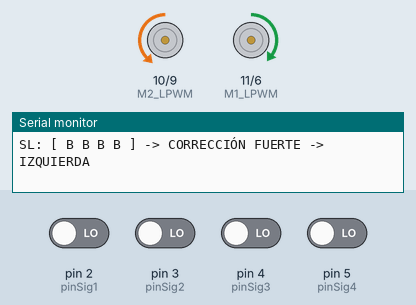
A sketch run on a simulated Arduino Nano, built with avr-gcc and run on an emulated ATmega328P. Shown: motor-driver pin pairs drawn as motors (green arrow = first pin HIGH = forward, orange = second pin HIGH = backward, longer = more drive), the last lines printed to the serial monitor. The inputs (shaded band) are chosen by the test bench; at power-on: pin 2 (pinSig1), pin 3 (pinSig2), pin 4 (pinSig3), pin 5 (pinSig4) LOW.

Above: at 1.2 s.
1.3 s: pin 2 (pinSig1) driven HIGH
At 1.9 s:
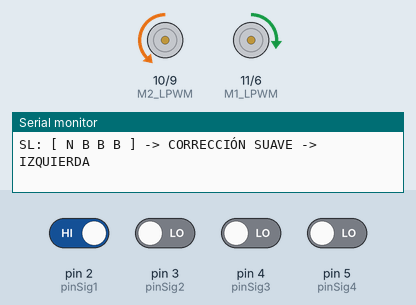
2.8 s: pin 3 (pinSig2) driven HIGH
At 3.5 s:
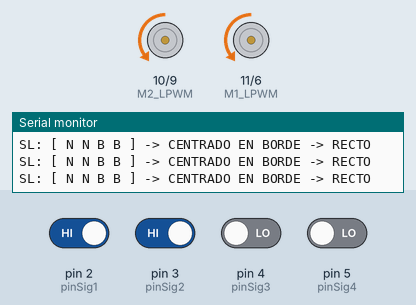
4.3 s: pin 4 (pinSig3) driven HIGH
At 4.7 s:
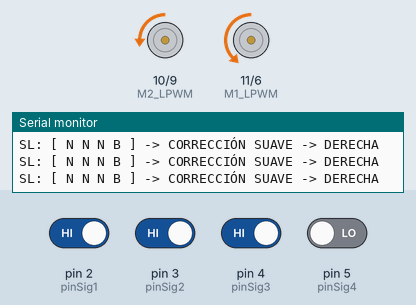
5.8 s: pin 5 (pinSig4) driven HIGH
At 6.9 s:
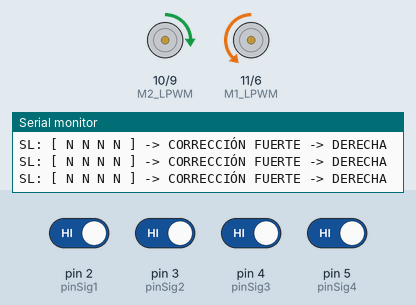
7.3 s: pin 2 (pinSig1) driven LOW
At 8.0 s:
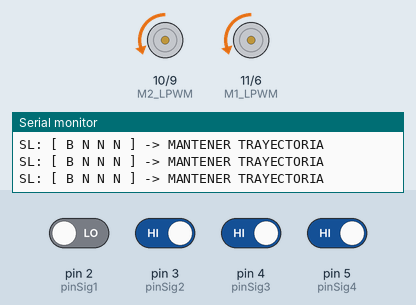
Timing chart, 0 to 10.3 s (numbered marks = the images above; inputs shaded):
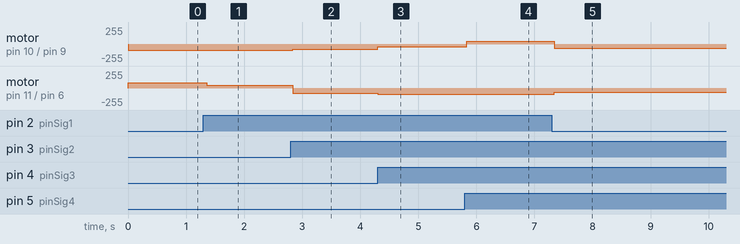

The sketch:

carrera1.ino
```cpp
// ================================================================
// SEGUIDOR DE BORDE INTERNO (LÍNEA ROJA) - ARDUINO NANO
// ================================================================

// Pines Digitales de los 4 Sensores Sigue-Líneas
const int pinSig1 = 2; // D2 (Extremo Izquierdo)
const int pinSig2 = 3; // D3 (Medio Izquierdo)
const int pinSig3 = 4; // D4 (Medio Derecho)
const int pinSig4 = 5; // D5 (Extremo Derecho)

// Estados de Color
const int BLANCO = LOW;
const int NEGRO  = HIGH;

// Pines de Motores
const int M1_RPWM = 6;  // Motor Izquierdo (Avance)
const int M1_LPWM = 11; // Motor Izquierdo (Atras)
const int M2_RPWM = 9;  // Motor Derecho (Avance)
const int M2_LPWM = 10; // Motor Derecho (Atras)

// Velocidades
const int VEL_BASE = 80;
const int VEL_GIRO = 90;

// Estado del giro especial
bool girandoCurva = false;


void setup() {

  Serial.begin(9600);

  // Configuración Sensores
  pinMode(pinSig1, INPUT);
  pinMode(pinSig2, INPUT);
  pinMode(pinSig3, INPUT);
  pinMode(pinSig4, INPUT);

  // Configuración Salidas de Motores
  pinMode(M1_RPWM, OUTPUT);
  pinMode(M1_LPWM, OUTPUT);
  pinMode(M2_RPWM, OUTPUT);
  pinMode(M2_LPWM, OUTPUT);

  pararMotores();

  Serial.println("--- Seguidor de Borde Interno Inicializado ---");
}


void loop() {

  // Lectura de los 4 Sensores
  int L1 = digitalRead(pinSig1); // Extremo Izq
  int L2 = digitalRead(pinSig2); // Medio Izq
  int L3 = digitalRead(pinSig3); // Medio Der
  int L4 = digitalRead(pinSig4); // Extremo Der


  // Diagnóstico Serial
  Serial.print("SL: [ ");
  Serial.print(L1 == NEGRO ? "N " : "B ");
  Serial.print(L2 == NEGRO ? "N " : "B ");
  Serial.print(L3 == NEGRO ? "N " : "B ");
  Serial.print(L4 == NEGRO ? "N " : "B ");
  Serial.print("] -> ");


  // ================================================================
  // DETECCIÓN DE LA CURVA
  // ================================================================
  //
  // Combinación:
  // [ B, N, B, B ]
  //
  // Esto indica que el robot llegó a la curva cerrada.
  //

  if (!girandoCurva &&
      L1 == BLANCO &&
      L2 == NEGRO &&
      L3 == BLANCO &&
      L4 == BLANCO) {

    girandoCurva = true;

    Serial.println("CURVA DETECTADA -> INICIANDO GIRO");
  }


  // ================================================================
  // GIRO SOBRE EL PROPIO EJE
  // ================================================================

  if (girandoCurva) {

    // Cuando volvemos a encontrar:
    // [ N, N, B, B ]
    //
    // significa que el robot volvió a quedar
    // correctamente ubicado sobre el borde.

    if (L1 == NEGRO &&
        L2 == NEGRO &&
        L3 == BLANCO &&
        L4 == BLANCO) {

      girandoCurva = false;

      motor1Adelante(VEL_BASE);
      motor2Adelante(VEL_BASE);

      Serial.println("CURVA TERMINADA -> RECTO");

    }

    else {

      // ============================================================
      // GIRO SOBRE EL PROPIO EJE
      // ============================================================
      //
      // Motor izquierdo: ATRÁS
      // Motor derecho:   ADELANTE
      //
      // Esto hace que el robot gire prácticamente sobre su centro.
      //

      motor1Atras(VEL_GIRO);
      motor2Adelante(VEL_GIRO);

      Serial.println("GIRANDO SOBRE EL EJE");
    }
  }


  // ================================================================
  // LÓGICA NORMAL DE BORDE INTERNO
  // ================================================================

  else {

    // CASO 1: Centrado Perfecto en la frontera [ N, N, B, B ]
    if (L1 == NEGRO &&
        L2 == NEGRO &&
        L3 == BLANCO &&
        L4 == BLANCO) {

      motor1Adelante(VEL_BASE);
      motor2Adelante(VEL_BASE);

      Serial.println("CENTRADO EN BORDE -> RECTO");
    }


    // CASO 2: Ligera desviación hacia la calle blanca [ N, B, B, B ]
    else if (L1 == NEGRO &&
             L2 == BLANCO &&
             L3 == BLANCO &&
             L4 == BLANCO) {

      motor1Atras(VEL_GIRO / 2);
      motor2Adelante(VEL_GIRO);

      Serial.println("CORRECCIÓN SUAVE -> IZQUIERDA");
    }


    // CASO 3: Totalmente en la calle blanca [ B, B, B, B ]
    else if (L1 == BLANCO &&
             L2 == BLANCO &&
             L3 == BLANCO &&
             L4 == BLANCO) {

      motor1Atras(VEL_BASE);
      motor2Adelante(VEL_GIRO);

      Serial.println("CORRECCIÓN FUERTE -> IZQUIERDA");
    }


    // CASO 4: Ligera desviación hacia el centro negro [ N, N, N, B ]
    else if (L1 == NEGRO &&
             L2 == NEGRO &&
             L3 == NEGRO &&
             L4 == BLANCO) {

      motor1Adelante(VEL_GIRO);
      motor2Adelante(VEL_BASE / 2);

      Serial.println("CORRECCIÓN SUAVE -> DERECHA");
    }


    // CASO 5: Totalmente en el centro negro [ N, N, N, N ]
    else if (L1 == NEGRO &&
             L2 == NEGRO &&
             L3 == NEGRO &&
             L4 == NEGRO) {

      motor1Adelante(VEL_GIRO);
      motor2Atras(VEL_BASE / 2);

      Serial.println("CORRECCIÓN FUERTE -> DERECHA");
    }


    // CASO EXTRA: Cualquier otra combinación intermedia
    else {

      motor1Adelante(VEL_BASE - 20);
      motor2Adelante(VEL_BASE - 20);

      Serial.println("MANTENER TRAYECTORIA");
    }
  }

  delay(15);
}


// ================================================================
// FUNCIONES AUXILIARES DE CONTROL DE MOTORES
// ================================================================

void motor1Adelante(int velocidad) {
  analogWrite(M1_RPWM, velocidad);
  analogWrite(M1_LPWM, 0);
}

void motor1Atras(int velocidad) {
  analogWrite(M1_RPWM, 0);
  analogWrite(M1_LPWM, velocidad);
}

void motor2Adelante(int velocidad) {
  analogWrite(M2_RPWM, velocidad);
  analogWrite(M2_LPWM, 0);
}

void motor2Atras(int velocidad) {
  analogWrite(M2_RPWM, 0);
  analogWrite(M2_LPWM, velocidad);
}

void pararMotores() {
  analogWrite(M1_RPWM, 0);
  analogWrite(M1_LPWM, 0);
  analogWrite(M2_RPWM, 0);
  analogWrite(M2_LPWM, 0);
}
```

Measured:
- after the input at 1.3 s, motor on pin 11 (M1_LPWM) / pin 6 (M1_RPWM): forward 80/255 → forward 45/255 after 0.05 s
- after the input at 2.8 s, motor on pin 10 (M2_LPWM) / pin 9 (M2_RPWM): backward 90/255 → backward 80/255 at once; motor on pin 11 (M1_LPWM) / pin 6 (M1_RPWM): forward 45/255 → backward 80/255 at once
- after the input at 4.3 s, motor on pin 10 (M2_LPWM) / pin 9 (M2_RPWM): backward 80/255 → backward 40/255 at once; motor on pin 11 (M1_LPWM) / pin 6 (M1_RPWM): backward 80/255 → backward 90/255 at once
- after the input at 5.8 s, motor on pin 10 (M2_LPWM) / pin 9 (M2_RPWM): backward 40/255 → forward 40/255 at once
- after the input at 7.3 s, motor on pin 10 (M2_LPWM) / pin 9 (M2_RPWM): forward 40/255 → backward 60/255 at once; motor on pin 11 (M1_LPWM) / pin 6 (M1_RPWM): backward 90/255 → backward 60/255 at once
